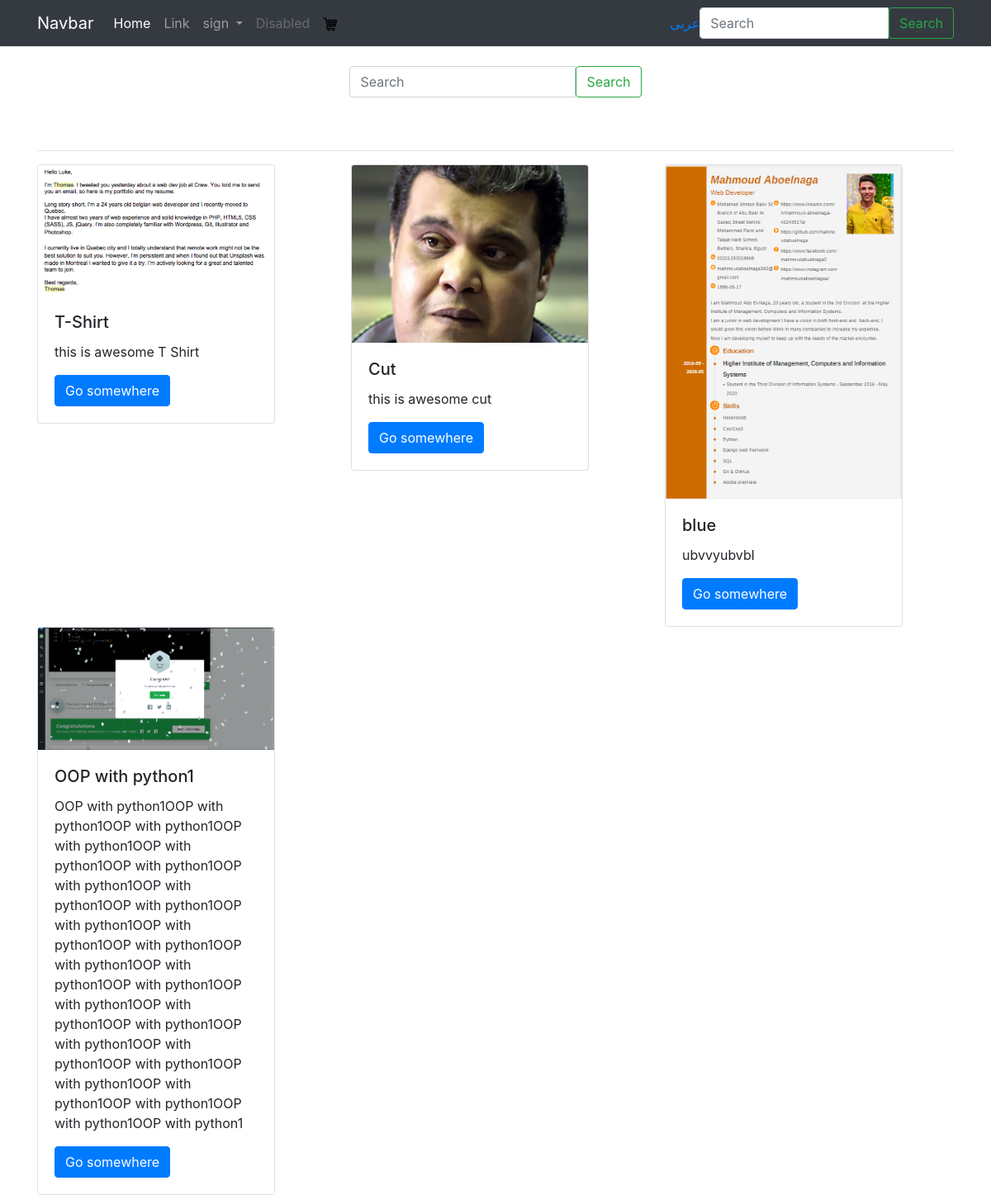
The app's page /search/ with its own data.
### product/models.py (models this page shows, shortened)
class Product(models.Model):
    title           = models.CharField(max_length=120)
    description     = models.TextField()
    price           = models.DecimalField(max_digits=20, decimal_places=2, default=39.99)
    image           = models.ImageField(upload_to=upload_image_path, null=True, blank=True)
    featured        = models.BooleanField(default=False)
    active          = models.BooleanField(default=True)
    color           = models.ManyToManyField(Color, blank=True)
    tags            = models.ManyToManyField(Tag, blank=True)
    objects         = ProductManager()
    def get_absolute_url(self):
        return reverse('products:detail', args=[self.id])

### search/views.py (the view)
# urls.py: path('', SearchProductView.as_view(), name='query'),
class SearchProductView(ListView):
    template_name = 'search/view.html'
    def get_context_data(self, *args, **kwargs):
        context = super(SearchProductView, self).get_context_data(*args, **kwargs)
        context['query'] = self.request.GET.get('q')
        return context
    def get_queryset(self, *args, **kwargs):
        request = self.request
        method_dict = request.GET
        query = method_dict.get('q', None)
        if query is not None:
            return Product.objects.search(query)
        return Product.objects.all()

### product/models.py (called while the page is built)
    def active(self):
        return self.filter(active=True)

    def get_queryset(self):
        return ProductQuerySet(self.model, using=self._db)

    def all(self):
        return self.get_queryset().active()

### search/templates/search/view.html (shortened to what this page needs)
{% extends "base.html" %}
{% block content %}
<br/>
<div class="nav justify-content-center">
    <div class="row">
        <div class="col-12 mb-5 input-group-botton">
                {% include 'snippets/form-search.html' %}
        </div>
    </div>
</div>
<div class="container">
    <div class="row">
        <div class="col-12">
            <hr>
        </div>
    </div>
</div>
<div class="container">
    <div class="row">
        {% if object_list %}
                {% for obj in object_list %}
                    <div class="col">
                        {% include "snippets/card.html" %}
                    </div>
                {% endfor %}
            {% else %}
                <div class="col-12 mb-3 alert alert-danger nav justify-content-center" role="alert">
                    <span>Not Found <b> {{query}}</b></span>
                </div>
        {% endif %}
    </div>
</div>
{% endblock content %}

### templates/snippets/card.html
{% load i18n %}
<div class="card" style="width: 18rem;">
    {% if obj.image %}
    <img src="{{obj.image.url}}" class="card-img-top" alt="{{obj.title}}">
    {% endif %}
    <div class="card-body">
        <h5 class="card-title">{{obj.title}}</h5>
        <p class="card-text">{{obj.description}}</p>
        <a href="{{obj.get_absolute_url}}" class="btn btn-primary">{% trans "Go somewhere" %}</a>
    </div>
</div>

### records on screen
Product: image (picture), title "T-Shirt", description "this is awesome T Shirt"
Product: image (picture), title "Cut", description "this is awesome cut"
Product: image (picture), title "blue", description "ubvvyubvbl"
Product: image (picture), title "OOP with python1", description "OOP with python1OOP with python1OOP with python1OOP with python1OOP with python1OOP with python1OOP with python1OOP with python1OOP with python1OOP with python1OOP with python1OOP with python1OOP with python1OOP with python1OOP with python1OOP with python1OOP with python1OOP with python1OOP with python1OOP with python1OOP with python1OOP with python1OOP with python1OOP with python1OOP with python1OOP with python1"
